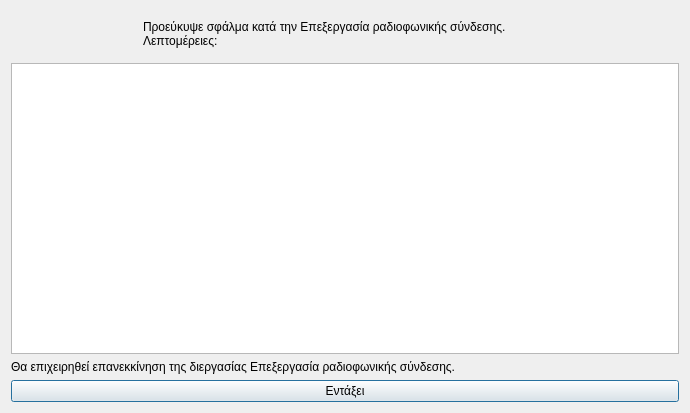
<?xml version="1.0" encoding="UTF-8"?>
<ui version="4.0">
 <class>Dialog</class>
 <widget class="QDialog" name="Dialog">
  <property name="geometry">
   <rect>
    <x>0</x>
    <y>0</y>
    <width>690</width>
    <height>413</height>
   </rect>
  </property>
  <property name="windowTitle">
   <string>Σφάλμα στην διεργασία Επεξεργασίας ραδιοφωνικής σύνδεσης</string>
  </property>
  <property name="windowIcon">
   <iconset resource="../../../icons.qrc">
    <normaloff>:/rest-windows/assets/images/rest-windows/information.png</normaloff>:/rest-windows/assets/images/rest-windows/information.png</iconset>
  </property>
  <layout class="QGridLayout" name="gridLayout">
   <item row="0" column="0">
    <widget class="QFrame" name="frame">
     <property name="styleSheet">
      <string notr="true">QFrame{border:0px;}</string>
     </property>
     <property name="frameShape">
      <enum>QFrame::StyledPanel</enum>
     </property>
     <property name="frameShadow">
      <enum>QFrame::Raised</enum>
     </property>
     <layout class="QHBoxLayout" name="horizontalLayout">
      <item>
       <widget class="QLabel" name="image_label">
        <property name="maximumSize">
         <size>
          <width>117</width>
          <height>117</height>
         </size>
        </property>
        <property name="text">
         <string/>
        </property>
        <property name="pixmap">
         <pixmap resource="../../../icons.qrc">:/rest-windows/assets/images/rest-windows/information.png</pixmap>
        </property>
        <property name="scaledContents">
         <bool>true</bool>
        </property>
       </widget>
      </item>
      <item>
       <widget class="QLabel" name="label">
        <property name="text">
         <string>Προεύκυψε σφάλμα κατά την Επεξεργασία ραδιοφωνικής σύνδεσης.
Λεπτομέρειες:</string>
        </property>
        <property name="alignment">
         <set>Qt::AlignJustify|Qt::AlignVCenter</set>
        </property>
       </widget>
      </item>
     </layout>
    </widget>
   </item>
   <item row="3" column="0">
    <widget class="QPushButton" name="ok">
     <property name="text">
      <string>Εντάξει</string>
     </property>
     <property name="icon">
      <iconset resource="../../../icons.qrc">
       <normaloff>:/rest-windows/assets/images/rest-windows/ok.png</normaloff>:/rest-windows/assets/images/rest-windows/ok.png</iconset>
     </property>
    </widget>
   </item>
   <item row="1" column="0">
    <widget class="QPlainTextEdit" name="details"/>
   </item>
   <item row="2" column="0">
    <widget class="QLabel" name="label_2">
     <property name="text">
      <string>Θα επιχειρηθεί επανεκκίνηση της διεργασίας Επεξεργασία ραδιοφωνικής σύνδεσης.</string>
     </property>
     <property name="alignment">
      <set>Qt::AlignJustify|Qt::AlignVCenter</set>
     </property>
    </widget>
   </item>
  </layout>
 </widget>
 <tabstops>
  <tabstop>details</tabstop>
  <tabstop>ok</tabstop>
 </tabstops>
 <resources>
  <include location="../../../icons.qrc"/>
  <include location="../../../icons.qrc"/>
  <include location="../../../icons.qrc"/>
  <include location="../../../icons.qrc"/>
  <include location="../../../icons.qrc"/>
  <include location="../../../icons.qrc"/>
 </resources>
 <connections/>
</ui>
